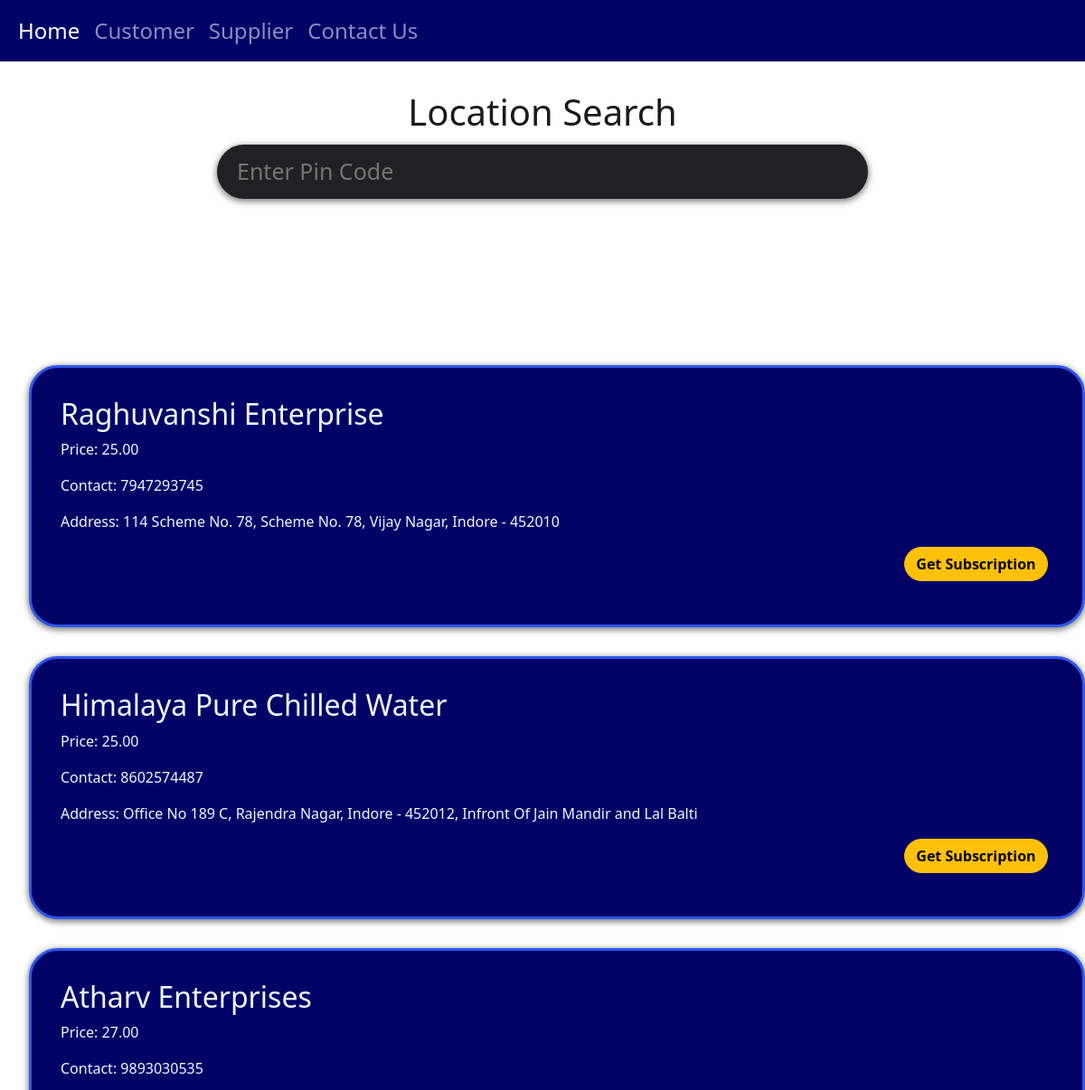
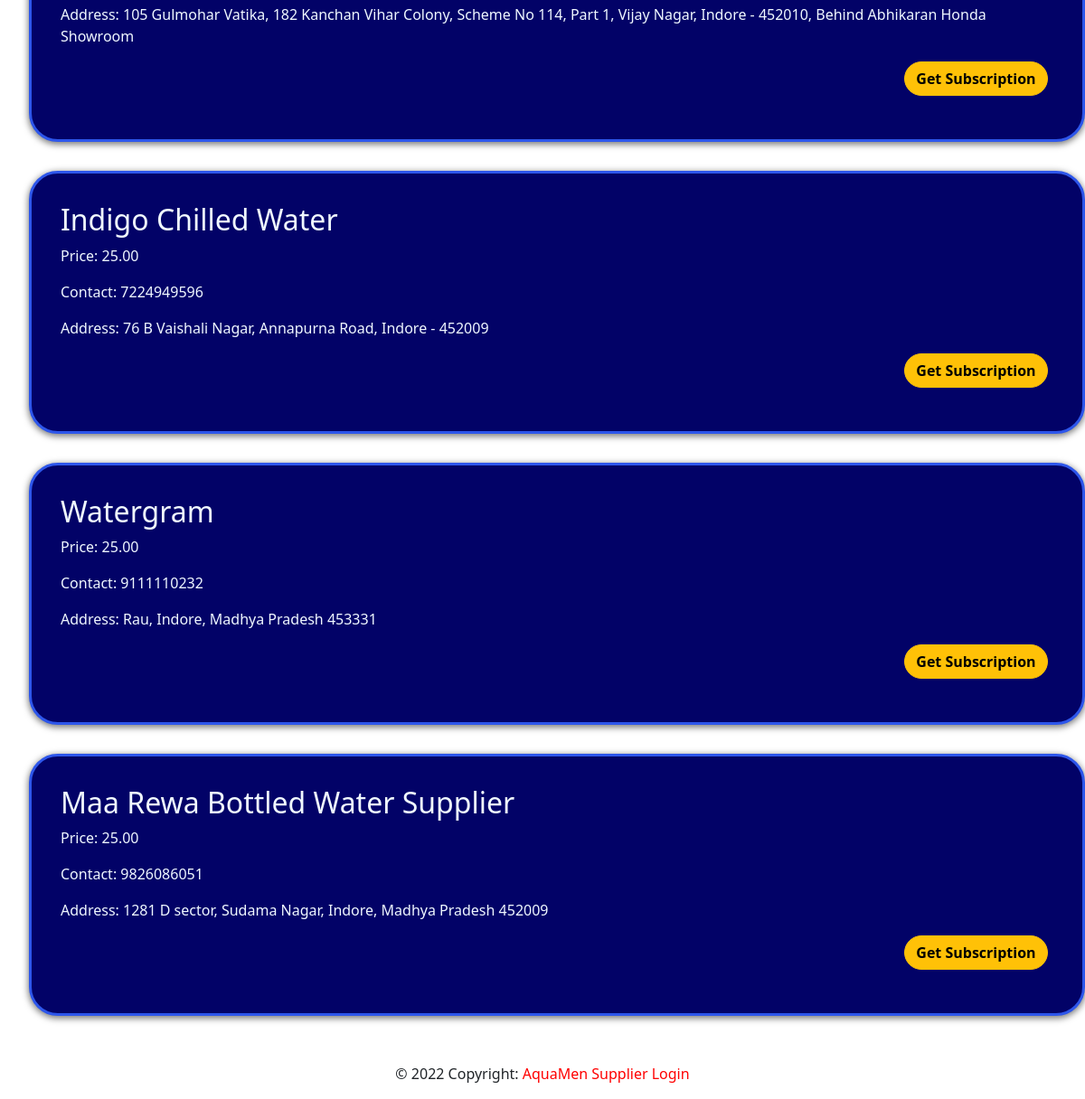
Screenshot of /locate/ with the database file from the repository (2 pictures, top to bottom).
### customer/models.py (models this page shows, shortened)
class SupplierList(models.Model):
    name = models.CharField(max_length=100)
    price = models.DecimalField(max_digits=5, decimal_places=2)
    contact = models.IntegerField()
    details = models.TextField(max_length=400, default="")

### customer/views.py (the view)
# urls.py: path("locate/", views.List.as_view(), name="locate"),
class List(ListView):
    model = SupplierList
    template_name = "customer/list.html"
    context_object_name = "list_page"

### customer/templates/customer/list.html (shortened to what this page needs)
{% extends 'base.html' %}
{% load static %}
{% block css %}
<link rel="stylesheet" href="{% static 'customer/list.css' %}"
{% endblock css %}
{% block content %}
<h1>Location Search</h1>
<section class="list-zone">
    <div class="search-container">
        <div class="search">
          <input type="text" id="zip-code-input" placeholder="Enter Pin Code" />
        </div>
      </div>
    <div class="grid=wrapper">
        {% for list in list_page %}
        <ul>
            <div class="box zone">
            <li>
                <h2>{{ list.name | capfirst}}</h2>
                <p>Price: {{ list.price }}</p>
                <p>Contact: {{ list.contact }}</p>
                <p>Address: {{ list.details }}</p>
                <a href="{% url 'list-detail' list.pk %}"><button type="button" class="btn btn-warning">Get Subscription</button></a>
            </li>
        </div>
        </ul>
        {% endfor %}
    </div>
    </section>
{% endblock content %}

### templates/base.html (shortened to what this page needs)
{% load static %}
<!DOCTYPE html>
<html>
<head>
	<link href="https://cdn.jsdelivr.net/npm/bootstrap@5.1.3/dist/css/bootstrap.min.css" rel="stylesheet">
	<link rel="stylesheet" href="{% static 'base.css' %}">
	{% block css %}
	{% endblock css %}
</head>
<body>
	<header>
		<nav class="navbar navbar-expand-lg navbar-dark" style="background-color: #020267;">
			<div class="container-fluid">
				<div class="collapse navbar-collapse" id="navbarNavAltMarkup">
					<div class="navbar-nav">
						<a class="nav-link active" aria-current="page" href="{% url 'index' %}">Home</a>
						<a class="nav-link" href="{% url 'customer' %}">Customer</a>
						<a class="nav-link" href="{% url 'supplier' %}">Supplier</a>
						<a class="nav-link" href="{% url 'contact' %}">Contact Us</a>
					</div>
				</div>
			</div>
		</nav>
	</header>
	{% block content %}
	{% endblock content %}
<footer class="page-footer font-small indigo">
    <div class="footer-copyright text-center py-3">&copy; 2022 Copyright:
        <a href="http://localhost:8000">AquaMen</a>
        <a class="ml-3" href="#"> Supplier Login</a>
    </div>
</footer>
</body>
</html>

### static/base.css (style rules this page uses)
html { width: 100%; height: 100%; font-family: Poppins, sans-serif; -webkit-background-size: cover; -moz-background-size: cover; -o-background-size: cover; background-size: cover; }
.navbar-nav { font-size: x-large; }
h1 { color: rgb(27, 27, 27); }
footer { text-align: center; margin-top: .4vh; }
footer a { text-decoration: none; color: red; font-size: medium; }

### staticfiles/customer/list.css (style rules this page uses)
h1 { display: flex; margin-top: 1rem; padding: 1rem; align-content: center; justify-content: center; }
.list-zone { margin-top: 15rem; display: flex; justify-content: center; align-items: center; }
.search-container { border-radius: 30px; position: absolute; z-index: 100; top: 10rem; width: 45rem; height: 60px; background-color: #212023; display: flex; justify-content: center; align-content: center; box-shadow: 0 2px 7px 1px rgba(0, 0, 0, 0.507); }
.search-container .search { flex-grow: 1; display: flex; align-items: center; padding-left: 20px; padding-right: 20px; }
.search-container input { width: 100%; font-size: 25px; background-color: transparent; border: none; color: rgb(245, 234, 234); }
.box > li { width: 100%; }
li { color: aliceblue; border-style: solid; border-color: #2D56EB; border-radius: 2rem; list-style-type: none; border-spacing: 5em; background: #020267; box-shadow: 0 2px 7px 1px rgba(0, 0, 0, 0.507); padding: 2rem; padding-bottom: 1rem; margin-bottom: 2rem; }
a { text-decoration: none; }
.btn { border-radius: 300px; transition: transform 0.5s; margin-left: 85%; margin-bottom: 2rem; font-weight: bold; font-size: 1rem; }

### rows the page displays
SupplierList: name "Raghuvanshi Enterprise", price "25.00", contact "7947293745", details "114 Scheme No. 78, Scheme No. 78, Vijay Nagar, Indore - 452010"
SupplierList: name "Himalaya Pure Chilled Water", price "25.00", contact "8602574487", details "Office No 189 C, Rajendra Nagar, Indore - 452012, Infront Of Jain Mandir and Lal Balti"
SupplierList: name "Atharv Enterprises", price "27.00", contact "9893030535", details "105 Gulmohar Vatika, 182 Kanchan Vihar Colony, Scheme No 114, Part 1, Vijay Nagar, Indore - 452010, Behind Abhikaran Honda Showroom"
SupplierList: name "Indigo Chilled Water", price "25.00", contact "7224949596", details "76 B Vaishali Nagar, Annapurna Road, Indore - 452009"
SupplierList: name "Watergram", price "25.00", contact "9111110232", details "Rau, Indore, Madhya Pradesh 453331"
SupplierList: name "Maa Rewa Bottled Water Supplier", price "25.00", contact "9826086051", details "1281 D sector, Sudama Nagar, Indore, Madhya Pradesh 452009"
